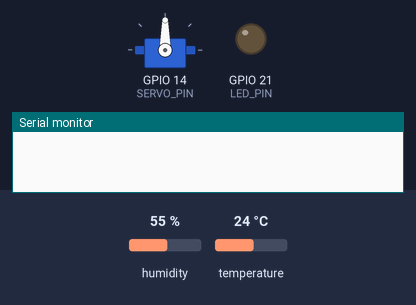
Bench run of a sketch on a simulated ESP32. Shown: servo, output pins drawn as LEDs (lit = HIGH), the last lines printed to the serial monitor. The test bench sets the inputs (shaded band); at power-on: humidity 55 %, temperature 24 °C. WiFi joins after 1.5 s; servers stay silent unless stated.

Above: at 3.0 s.
3.1 s: humidity set to 41 %
5.3 s: humidity set to 38 %
At 6.3 s:
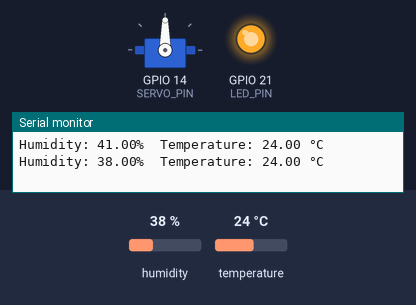
7.3 s: humidity set to 40 %
At 9.0 s:
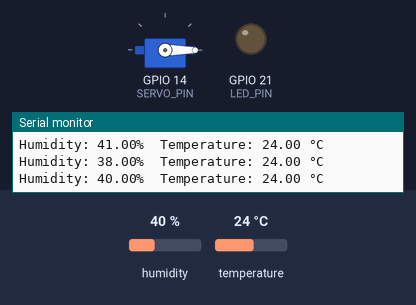
9.3 s: humidity set to 22 %
At 10.5 s:
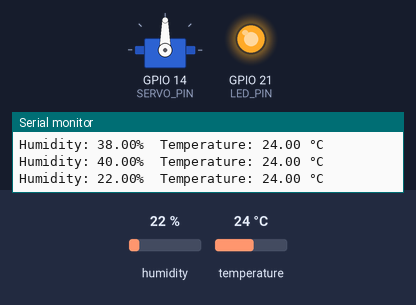
Timing chart, 0 to 12.3 s (numbered marks = the images above; inputs shaded):
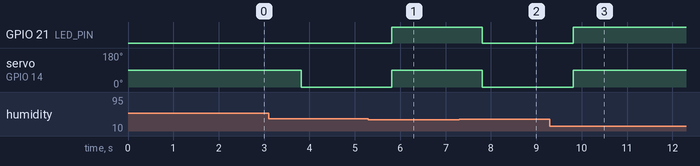

The sketch:

Task-2.ino
```cpp
#define BLYNK_TEMPLATE_ID "TMPL3ED18bvfY"
#define BLYNK_TEMPLATE_NAME "iNeubytes"
#define BLYNK_AUTH_TOKEN "EKHT0kl3_5Ongk-lUGo5CNmr-I2aCnad"

#include <DHTesp.h>
#include <BlynkSimpleEsp32.h>
#include <ESP32Servo.h>

#define DHTPIN 15
#define LED_PIN 21
#define SERVO_PIN 14

DHTesp dht;
Servo myservo;
char auth[] = BLYNK_AUTH_TOKEN;
char ssid[] = "Wokwi-GUEST";
char pass[] = "";

BlynkTimer timer;
bool manualMode = false;

void setup() {
  pinMode(LED_PIN, OUTPUT);
  Serial.begin(115200);
  dht.setup(DHTPIN, DHTesp::DHT22); // Initialize DHT sensor
  Blynk.begin(auth, ssid, pass);
  myservo.attach(SERVO_PIN);
  timer.setInterval(2000L, sendDHTData); // Send DHT data every 2 seconds
}

BLYNK_WRITE(V1) {
  manualMode = param.asInt();
  if (manualMode) {
    Blynk.setProperty(V2, "enabled", true); // Enable LED control
    Blynk.setProperty(V3, "enabled", true); // Enable Servo control
  } else {
    Blynk.setProperty(V2, "enabled", false); // Disable LED control
    Blynk.setProperty(V3, "enabled", false); // Disable Servo control
    digitalWrite(LED_PIN, LOW); // Ensure LED is off in automatic mode
    myservo.write(0); // Ensure servo is in default position in automatic mode
  }
}

BLYNK_WRITE(V2) {
  if (manualMode) {
    int ledState = param.asInt();
    digitalWrite(LED_PIN, ledState);
  }
}

BLYNK_WRITE(V3) {
  if (manualMode) {
    int motorState = param.asInt();
    if (motorState == 1) {
      myservo.write(90); // Example position, you can adjust as needed
    } else {
      myservo.write(0); // Example position, you can adjust as needed
    }
  }
}

void sendDHTData() {
  float t = dht.getTemperature();
  float h = dht.getHumidity();

  if (isnan(h) || isnan(t)) {
    Serial.println("Failed to read from DHT sensor!");
    return;
  }

  if (!manualMode) {
    if (t > 35 || t < 12 || h > 70 || h < 40) {
      digitalWrite(LED_PIN, HIGH);
      myservo.write(90); // Example position, you can adjust as needed
    } else {
      digitalWrite(LED_PIN, LOW);
      myservo.write(0); // Example position, you can adjust as needed
    }
  }

  Blynk.virtualWrite(V4, t); // Update to V4 for temperature
  Blynk.virtualWrite(V5, h); // Update to V5 for humidity

  Serial.print("Humidity: ");
  Serial.print(h);
  Serial.print("%\t");
  Serial.print("Temperature: ");
  Serial.print(t);
  Serial.println(" °C");
}

void loop() {
  Blynk.run();
  timer.run();
}
```

Measured:
- the behaviour switches between 40 and 39 % on humidity (found by bisection; images 0 and 1)
- after the input at 5.3 s, GPIO 21 (LED_PIN): LOW → HIGH after 0.51 s; servo on GPIO 14 (SERVO_PIN): 0° → 90° after 0.51 s
- after the input at 7.3 s, GPIO 21 (LED_PIN): HIGH → LOW after 0.51 s; servo on GPIO 14 (SERVO_PIN): 90° → 0° after 0.51 s
- after the input at 9.3 s, GPIO 21 (LED_PIN): LOW → HIGH after 0.51 s; servo on GPIO 14 (SERVO_PIN): 0° → 90° after 0.51 s
